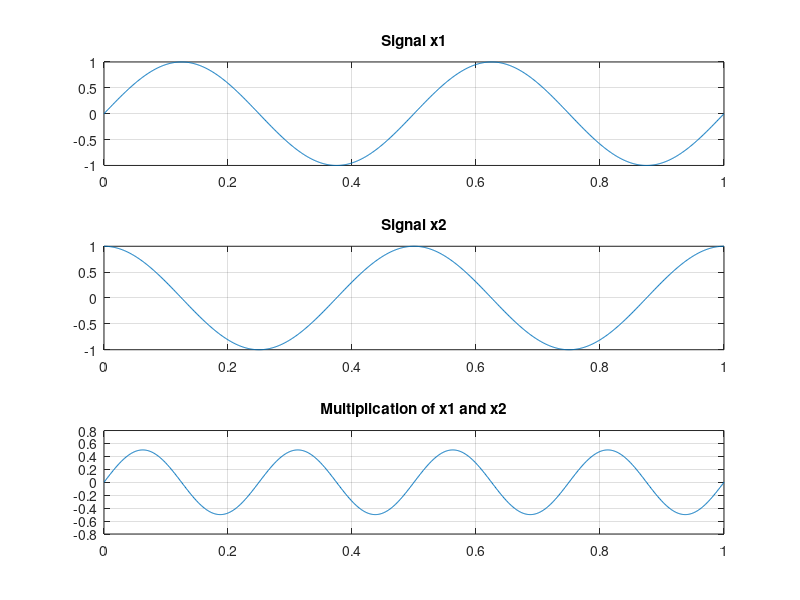

This figure's MATLAB source: (Note: this script raises an error after producing the figure.)
% Name - Mayank Tilokchandani
% PRN No.- 20240802543

% Multiplication of signals
t = 0:0.001:1;
f = 2;
x1 = sin(2*pi*f*t);
subplot(3,1,1);
plot(t,x1);
title('Signal x1');
grid on;

x2 = cos(2*pi*f*t);
subplot(3,1,2);
plot(t,x2);
title('Signal x2');
grid on;

x3 = x1.*x2;
subplot(3,1,3);
plot(t,x3);
title('Multiplication of x1 and x2');
grid on;






% Misc. Watermark
annotation('textbox', 'String', '20240802543', 'FontSize', 30, 'Color', [0.5, 0.5, 0.5], ...
    'EdgeColor', 'none', 'HorizontalAlignment', 'center', 'Rotation', 45);
